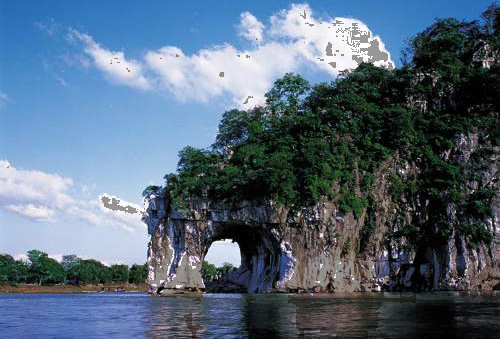
#> input picture shadow_img.png, 500 x 339 px
$ python quantized_rendering.py shadow_img.png
#> lines starting #> are read from the running program, lines starting #| are printed output that depends on the picture; after the words box and inside, x2 and y2 are one past the last pixel; in counts of white or black regions, pixels touching at a corner belong together
import sys
if len(sys.argv) != 2:
    print("Usage: python part2.py input_img.jpg")
    sys.exit(1)
input_image_path = sys.argv[1]

import numpy as np
import cv2

def median_cut(img, temp, depth):

    if len(temp) == 0:
        return

    if depth == 0:
        # when optimal buckets have been created, we quantize the image
        r = temp[:,0].mean()
        g = temp[:,1].mean()
        b = temp[:,2].mean()

        for i in temp:
            image[i[3]][i[4]] = [r, g, b]
        return

    # finding the color space with highest range
    l = []
    l.append(temp[:,0].max() - temp[:,0].min())
    l.append(temp[:,1].max() - temp[:,1].min())
    l.append(temp[:,2].max() - temp[:,2].min())

    maximum = l.index(max(l))

    # sorting the pixels by color space with highest range
    temp = temp[temp[:,maximum].argsort()]

    # splitting the array along the median and calling the function recursively till depth is 0
    median = (len(temp)+1)//2

    median_cut(img, temp[0:median], depth-1)
    median_cut(img, temp[median:], depth-1)


#image = cv2.imread("C:\\Users\\ADITYA\\OneDrive\\Desktop\\IITD\\Acads\\sem5\\col783\\783assignments\\messi_final1.png")
image = cv2.imread(input_image_path)
#> image is the input picture: shape (339, 500, 3); mean B, G, R 123.5, 104.8, 86.2
depth = 8

#creating a 2d array which stores the values of coordinates of a pixel along with the rgb values
two_d = []

for i in range(0,image.shape[0]):
    for j in range(0,image.shape[1]):
        color = image[i][j]
        two_d.append([color[0],color[1],color[2],i, j])
#> after the loop, two_d = 169500 items

two_d = np.array(two_d)

#applying median cut algorithm
median_cut(image, two_d,depth)
#> in median_cut, `maximum = l.index(max(l))`: maximum = 0
#> in median_cut, `median = (len(temp)+1)//2`: median = 84750
#> in median_cut (call 7), `temp = temp[temp[:,maximum].argsort()]`: temp = 2649 rows, first 6: [0, 0, 0, 199, 216], [0, 0, 0, 60, 421], [0, 0, 0, 197, 222], [0, 0, 0, 127, 385], [0, 0, 0, 226, 447], [0, 0, 0, 241, 415]
#> in median_cut (call 8), `temp = temp[temp[:,maximum].argsort()]`: temp = 1325 rows, first 6: [1, 0, 2, 232, 235], [1, 0, 2, 211, 468], [1, 0, 2, 100, 486], [0, 0, 0, 195, 306], [0, 0, 0, 286, 273], [0, 0, 0, 127, 481]
#> after the loop in median_cut (call 9), `for i in temp:`: image: shape (339, 500, 3); 0.17% of pixels changed, all inside (x1, y1, x2, y2) = (69, 24, 500, 315)
#> after the loop in median_cut (call 10), `for i in temp:`: image: shape (339, 500, 3); mean B, G, R 123.5, 104.8, 86.2
#> in median_cut (call 11), `temp = temp[temp[:,maximum].argsort()]`: temp = 1324 rows, first 6: [0, 2, 1, 188, 261], [0, 2, 1, 187, 260], [1, 2, 2, 85, 397], [0, 2, 1, 243, 411], [0, 2, 1, 88, 432], [1, 2, 2, 85, 396]
#> after the loop in median_cut (call 12), `for i in temp:`: image: shape (339, 500, 3); mean B, G, R 123.5, 104.8, 86.2
#> after the loop in median_cut (call 13), `for i in temp:`: image: shape (339, 500, 3); mean B, G, R 123.5, 104.8, 86.2
#> in median_cut (call 14), `temp = temp[temp[:,maximum].argsort()]`: temp = 2648 rows, first 6: [1, 1, 1, 95, 473], [1, 1, 1, 95, 474], [1, 1, 1, 95, 464], [1, 1, 1, 92, 490], [1, 1, 1, 92, 492], [1, 1, 1, 97, 467]
#> in median_cut (call 15), `temp = temp[temp[:,maximum].argsort()]`: temp = 1324 rows, first 6: [3, 0, 0, 189, 235], [3, 0, 0, 256, 389], [3, 0, 1, 283, 420], [3, 0, 1, 288, 412], [3, 0, 0, 217, 491], [3, 0, 0, 93, 455]
#> after the loop in median_cut (call 16), `for i in temp:`: image: shape (339, 500, 3); mean B, G, R 123.5, 104.8, 86.2
#> after the loop in median_cut (call 17), `for i in temp:`: image: shape (339, 500, 3); mean B, G, R 123.5, 104.7, 86.2
#> in median_cut (call 18), `temp = temp[temp[:,maximum].argsort()]`: temp = 1324 rows, first 6: [3, 6, 0, 77, 411], [3, 0, 0, 103, 449], [3, 0, 0, 231, 231], [3, 0, 0, 209, 419], [3, 0, 0, 290, 429], [3, 7, 0, 105, 390]
#> after the loop in median_cut (call 19), `for i in temp:`: image: shape (339, 500, 3); mean B, G, R 123.5, 104.7, 86.2
#> after the loop in median_cut (call 20), `for i in temp:`: image: shape (339, 500, 3); mean B, G, R 123.5, 104.7, 86.1
#> in median_cut (call 22), `temp = temp[temp[:,maximum].argsort()]`: temp = 2649 rows, first 6: [0, 4, 3, 248, 389], [0, 3, 2, 148, 298], [0, 0, 4, 141, 480], [0, 1, 4, 234, 257], [0, 3, 4, 209, 397], [0, 0, 4, 223, 276]
#> in median_cut (call 23), `temp = temp[temp[:,maximum].argsort()]`: temp = 1325 rows, first 6: [1, 0, 2, 99, 496], [3, 0, 3, 70, 491], [3, 0, 4, 211, 368], [3, 0, 3, 127, 434], [1, 0, 3, 65, 479], [3, 0, 3, 133, 450]
#> after the loop in median_cut (call 24), `for i in temp:`: image: shape (339, 500, 3); mean B, G, R 123.5, 104.7, 86.1
#> after the loop in median_cut (call 25), `for i in temp:`: image: shape (339, 500, 3); mean B, G, R 123.5, 104.7, 86.1
#> in median_cut (call 26), `temp = temp[temp[:,maximum].argsort()]`: temp = 1324 rows, first 6: [4, 4, 3, 307, 428], [4, 4, 3, 96, 392], [4, 5, 3, 86, 487], [4, 5, 3, 207, 168], [4, 1, 3, 197, 426], [4, 1, 3, 287, 402]
#> after the loop in median_cut (call 27), `for i in temp:`: image: shape (339, 500, 3); mean B, G, R 123.5, 104.7, 86.1
#> after the loop in median_cut (call 28), `for i in temp:`: image: shape (339, 500, 3); mean B, G, R 123.5, 104.7, 86.1
#> in median_cut (call 29), `temp = temp[temp[:,maximum].argsort()]`: temp = 2648 rows, first 6: [7, 5, 5, 105, 382], [7, 5, 5, 280, 416], [7, 5, 5, 246, 427], [7, 5, 5, 239, 260], [7, 5, 5, 185, 254], [2, 1, 5, 107, 466]
#> in median_cut (call 30), `temp = temp[temp[:,maximum].argsort()]`: temp = 1324 rows, first 6: [0, 1, 5, 201, 435], [0, 1, 6, 99, 447], [0, 0, 5, 192, 301], [0, 3, 6, 117, 427], [0, 0, 6, 111, 495], [0, 0, 5, 143, 384]
#> after the loop in median_cut (call 31), `for i in temp:`: image: shape (339, 500, 3); mean B, G, R 123.5, 104.7, 86.1
#> after the loop in median_cut (call 32), `for i in temp:`: image: shape (339, 500, 3); mean B, G, R 123.5, 104.7, 86.1
#> in median_cut (call 33), `temp = temp[temp[:,maximum].argsort()]`: temp = 1324 rows, first 6: [5, 7, 6, 78, 439], [4, 6, 6, 236, 260], [4, 6, 6, 45, 449], [1, 3, 6, 240, 410], [1, 3, 6, 79, 476], [1, 3, 6, 245, 433]
#> after the loop in median_cut (call 34), `for i in temp:`: image: shape (339, 500, 3); mean B, G, R 123.5, 104.7, 86.1
#> after the loop in median_cut (call 35), `for i in temp:`: image: shape (339, 500, 3); mean B, G, R 123.5, 104.7, 86.1
#> in median_cut (call 38), `temp = temp[temp[:,maximum].argsort()]`: temp = 2649 rows, first 6: [0, 9, 0, 119, 457], [0, 9, 0, 108, 382], [0, 11, 0, 164, 378], [0, 10, 0, 124, 425], [0, 9, 0, 136, 406], [0, 9, 0, 119, 377]
#> in median_cut (call 39), `temp = temp[temp[:,maximum].argsort()]`: temp = 1325 rows, first 6: [0, 8, 0, 139, 438], [0, 8, 0, 152, 332], [0, 8, 0, 119, 458], [0, 8, 0, 172, 371], [0, 8, 0, 81, 451], [0, 8, 0, 161, 376]
#> after the loop in median_cut (call 40), `for i in temp:`: image: shape (339, 500, 3); mean B, G, R 123.5, 104.7, 86.1
#> in median_cut (call 39), `median_cut(img, temp[median:], depth-1)`: img: shape (339, 500, 3); mean B, G, R 123.5, 104.7, 86.1
#> in median_cut (call 38), `median_cut(img, temp[median:], depth-1)`: img: shape (339, 500, 3); mean B, G, R 123.5, 104.7, 86.1
#> in median_cut (call 37), `median_cut(img, temp[median:], depth-1)`: img: shape (339, 500, 3); mean B, G, R 123.4, 104.7, 86.1
#> in median_cut (call 36), `median_cut(img, temp[median:], depth-1)`: img: shape (339, 500, 3); mean B, G, R 123.4, 104.7, 86.1
#> in median_cut (call 3), `median_cut(img, temp[median:], depth-1)`: img: shape (339, 500, 3); mean B, G, R 123.4, 104.6, 86


# cv2.imshow('image',image)
# cv2.waitKey(0)
# cv2.destroyAllWindows()
median_image_filename = f"median_cut_image"
cv2.imwrite(median_image_filename, image)

# image = cv2.imread("C:\\Users\\ADITYA\\OneDrive\\Desktop\\IITD\\Acads\\sem5\\col783\\783assignments\\messi_final1.png")
image = cv2.imread(input_image_path)
def dithering(image):
    width, height = image.shape[1],image.shape[0]
    pixels = image


    # scanning from left to right, top to bottom, quantizing pixel values one by one
    for y in range(1,height - 1):
        for x in range(1, width - 1):
            old_pixel = pixels[y, x]
            # rounding the values to 0 or 255
            new_pixel = (old_pixel>127.5)*255

            # calculating error
            error = old_pixel - new_pixel

            pixels[y, x] = new_pixel

            #the pixel to the right gets 7/16 of the error, the pixel below gets 5/16, and diagonally adjacent pixels get 3/16 and 1/16

            pixels[y, x + 1] += error * 7 / 16
            pixels[y + 1, x - 1] += error * 3 / 16
            pixels[y + 1, x] += error * 5 / 16
            pixels[y + 1, x + 1] += error * 1 / 16

    return pixels

# image = cv2.imread("C:\\Users\\ADITYA\\OneDrive\\Desktop\\IITD\\Acads\\sem5\\col783\\783assignments\\messi_final1.png")
image = cv2.imread(input_image_path)
depth = 5

#creating a 2d array which stores the values of coordinates of a pixel along with the rgb values
two_d = []

for i in range(0,image.shape[0]):
    for j in range(0,image.shape[1]):
        color = image[i][j]
        two_d.append([color[0],color[1],color[2],i, j])

two_d = np.array(two_d)

# applying median cut algorithm
median_cut(image, two_d,depth)
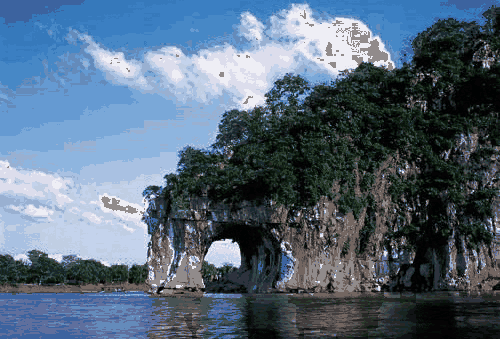
#> image: shape (339, 500, 3); mean B, G, R 123, 104.3, 85.6

# applying floyd steinberg dithering
image = image/1.0
image = dithering(image)
#> after the loop in dithering, `for y in range(1,height - 1):`:
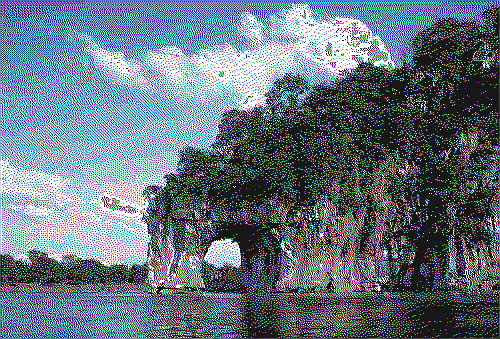
#> pixels: shape (339, 500, 3) float64; mean B, G, R 123, 104.3, 85.6; drawn with min black and max white

floyd_image_filename = f"floyd_steinberg_image"
cv2.imwrite(floyd_image_filename, image)
# cv2.imshow('image',image)
# cv2.waitKey(0)
# cv2.destroyAllWindows()

$ run again, on style_transfer_without_floyed.png
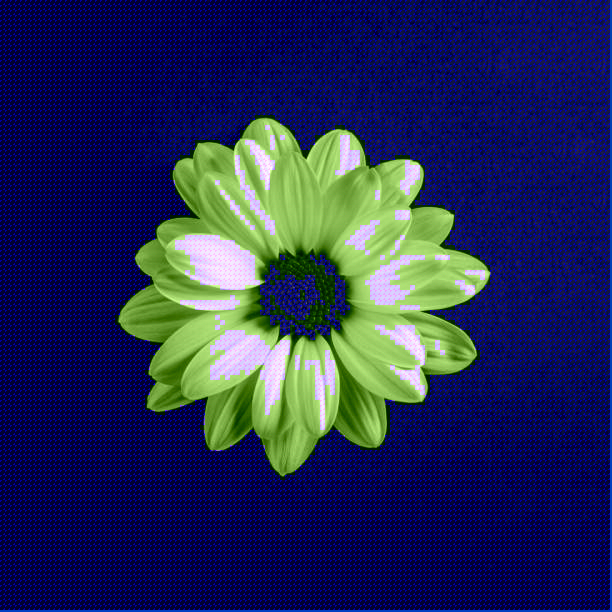
#> input picture style_transfer_without_floyed.png, 612 x 612 px
#> image is the input picture: shape (612, 612, 3); mean B, G, R 86.8, 43.6, 34.7
#> after the loop `for i in range(0,image.shape[0]):`: two_d = 374544 items
#> maximum = 0
#> median = 187272
#> temp = 2927 rows, first 6: [46, 0, 0, 469, 117], [46, 0, 0, 334, 77], [46, 0, 0, 474, 102], [46, 0, 0, 21, 36], [46, 0, 0, 64, 52], [46, 0, 0, 374, 142]
#> temp = 2926 rows, first 6: [46, 0, 0, 258, 56], [46, 0, 0, 306, 41], [46, 0, 0, 441, 61], [46, 0, 0, 441, 66], [46, 0, 0, 388, 136], [46, 0, 0, 394, 37]
#> temp = 2926 rows, first 6: [47, 0, 0, 573, 32], [47, 0, 0, 337, 74], [47, 0, 0, 337, 59], [47, 0, 0, 573, 42], [47, 0, 0, 573, 41], [47, 0, 0, 602, 174]
#> temp = 2926 rows, first 6: [47, 0, 0, 338, 18], [47, 0, 0, 338, 17], [47, 0, 0, 103, 45], [47, 0, 0, 338, 37], [47, 0, 0, 454, 71], [47, 0, 0, 454, 70]
#> temp = 2926 rows, first 6: [47, 0, 0, 108, 85], [47, 0, 0, 458, 162], [47, 0, 0, 509, 16], [47, 0, 0, 458, 171], [47, 0, 0, 293, 16], [47, 0, 0, 293, 15]
#> temp = 2926 rows, first 6: [47, 0, 0, 467, 114], [47, 0, 0, 598, 7], [47, 0, 0, 227, 19], [47, 0, 0, 394, 125], [47, 0, 0, 438, 162], [47, 0, 0, 556, 386]
#> temp = 2926 rows, first 6: [47, 0, 0, 428, 62], [47, 0, 0, 397, 64], [47, 0, 0, 253, 13], [47, 0, 0, 513, 7], [47, 0, 0, 253, 15], [47, 0, 0, 254, 31]
#> temp = 2926 rows, first 6: [47, 0, 0, 483, 43], [47, 0, 0, 186, 11], [47, 0, 0, 564, 422], [47, 0, 0, 483, 21], [47, 0, 0, 513, 10], [47, 0, 0, 564, 407]
#> temp = 2927 rows, first 6: [47, 0, 0, 478, 26], [47, 0, 0, 27, 84], [47, 0, 0, 478, 92], [47, 0, 0, 478, 96], [48, 0, 0, 563, 352], [48, 0, 0, 514, 181]
#> img: shape (612, 612, 3); mean B, G, R 86.8, 43.6, 34.7
#> img: shape (612, 612, 3); mean B, G, R 86.8, 43.6, 34.7
#> img: shape (612, 612, 3); mean B, G, R 86.8, 43.6, 34.7
#> img: shape (612, 612, 3); mean B, G, R 86.7, 43.6, 34.7
#> img: shape (612, 612, 3); mean B, G, R 86.6, 43.5, 34.6
#> `median_cut(image, two_d,depth)`:
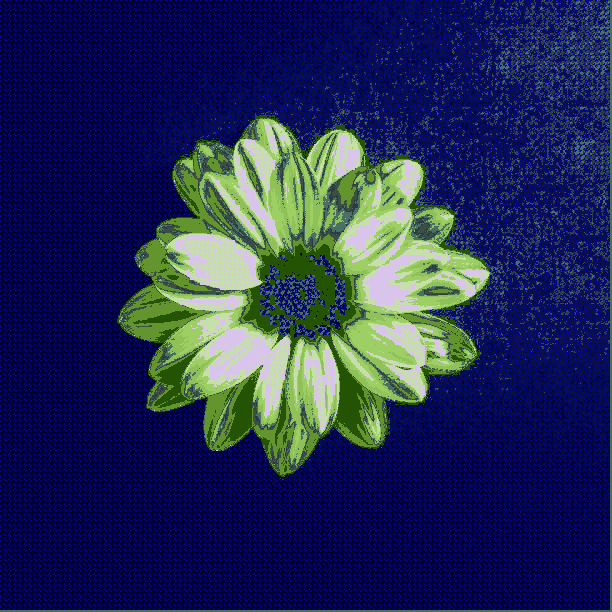
#> image: shape (612, 612, 3); mean B, G, R 86.2, 43.3, 34.4
#> after the loop in dithering, `for y in range(1,height - 1):`:
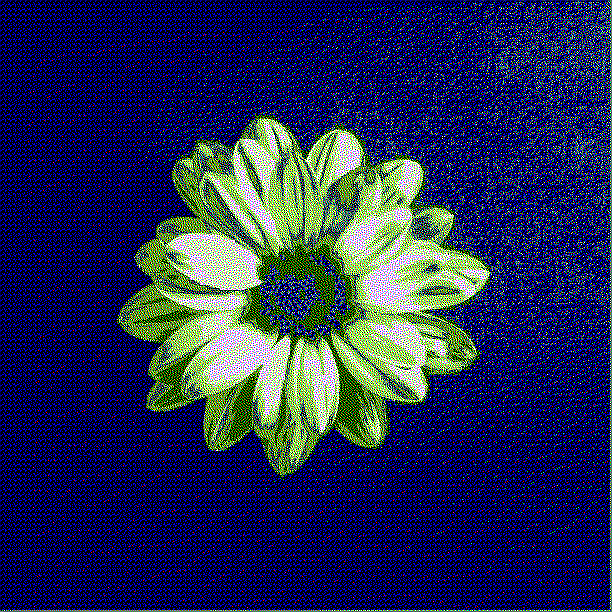
#> pixels: shape (612, 612, 3) float64; mean B, G, R 86.2, 43.3, 34.4
